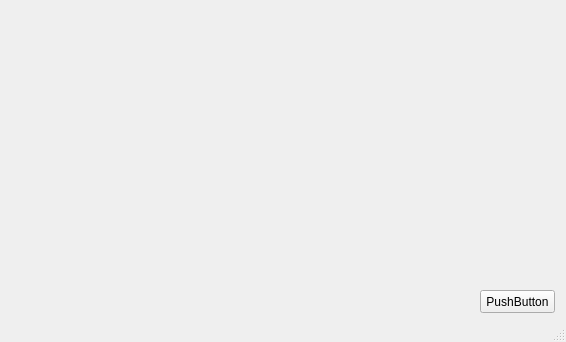
<?xml version="1.0" encoding="UTF-8"?>
<ui version="4.0">
 <class>MainWindow</class>
 <widget class="QMainWindow" name="MainWindow">
  <property name="geometry">
   <rect>
    <x>0</x>
    <y>0</y>
    <width>566</width>
    <height>342</height>
   </rect>
  </property>
  <property name="windowTitle">
   <string>MainWindow</string>
  </property>
  <widget class="QWidget" name="centralwidget">
   <widget class="QPushButton" name="pushButton">
    <property name="geometry">
     <rect>
      <x>480</x>
      <y>290</y>
      <width>75</width>
      <height>23</height>
     </rect>
    </property>
    <property name="text">
     <string>PushButton</string>
    </property>
   </widget>
  </widget>
  <widget class="QMenuBar" name="menubar">
   <property name="geometry">
    <rect>
     <x>0</x>
     <y>0</y>
     <width>566</width>
     <height>21</height>
    </rect>
   </property>
  </widget>
  <widget class="QStatusBar" name="statusbar"/>
 </widget>
 <resources/>
 <connections/>
</ui>
